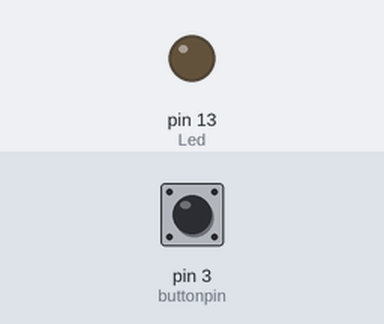
Simulated run of this sketch. Board: Arduino Uno, built with avr-gcc and run on an emulated ATmega328P. Shown: output pins drawn as LEDs (lit = HIGH). The test bench sets the inputs (shaded band); at power-on: pin 3 (buttonpin) HIGH.

Above: at 1.2 s.
1.3 s: pin 3 (buttonpin) pulled LOW for 0.15 s
At 2.1 s:
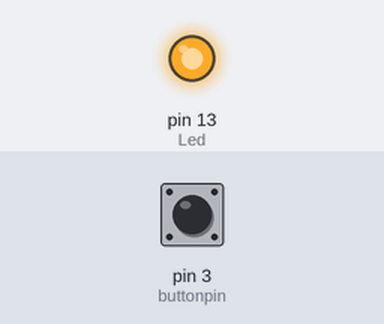
3.8 s: pin 3 (buttonpin) pulled LOW for 3.2 s
At 8.4 s:
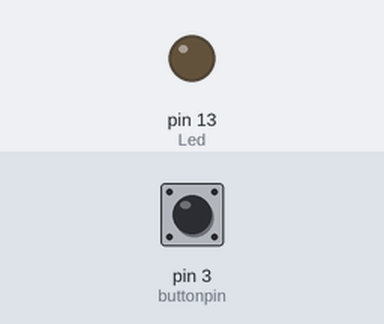
Timing chart, 0 to 9.9 s (numbered marks = the images above; inputs shaded):
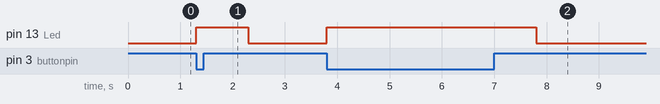

Measured:
- after the input at 1.3 s, pin 13 (Led): LOW → HIGH at once, → LOW 1.0 s later
- after the input at 3.8 s, pin 13 (Led): LOW → HIGH at once, → LOW 4.0 s later

The sketch:

arduino_lab1a.ino
```cpp
/*
 * 将模块与UNO控制器正确连接，切勿接错；
 * 程序效果：首先使得前方无障碍物，此时避障传感器为输出接口为高电平，设定LED 为输出接口为低电平灯灭；
 *          将避障模块的红外探头对准障碍物，距离为3 – 30cm厘米以内，此时避障传感器为输出接口为低电平，设定LED 为输出接口为高电平灯亮；
 */
int Led = 13;      //定义LED 接口
int buttonpin = 3; //定义避障传感器接口
int val;           //定义数字变量val
void setup()
{
    pinMode(Led, OUTPUT);      //定义LED 为输出接口
    Serial.begin(9600);       //连接上位机，波特率为9600
    pinMode(buttonpin, INPUT); //定义避障传感器为输入接口
    digitalWrite(Led, LOW);
}
void loop()
{
    val = digitalRead(buttonpin); //将数字接口3的值读取赋给val
    if (val == LOW)               //当避障传感器检测低电平时，有障碍物，LED 亮
    {
        digitalWrite(Led, HIGH);
        delay(1000);              //延迟1s，亮灯时间明显
    }
    else // 避障传感器检测为高电平，无障碍物
    {
        digitalWrite(Led, LOW);
    }
}
```
